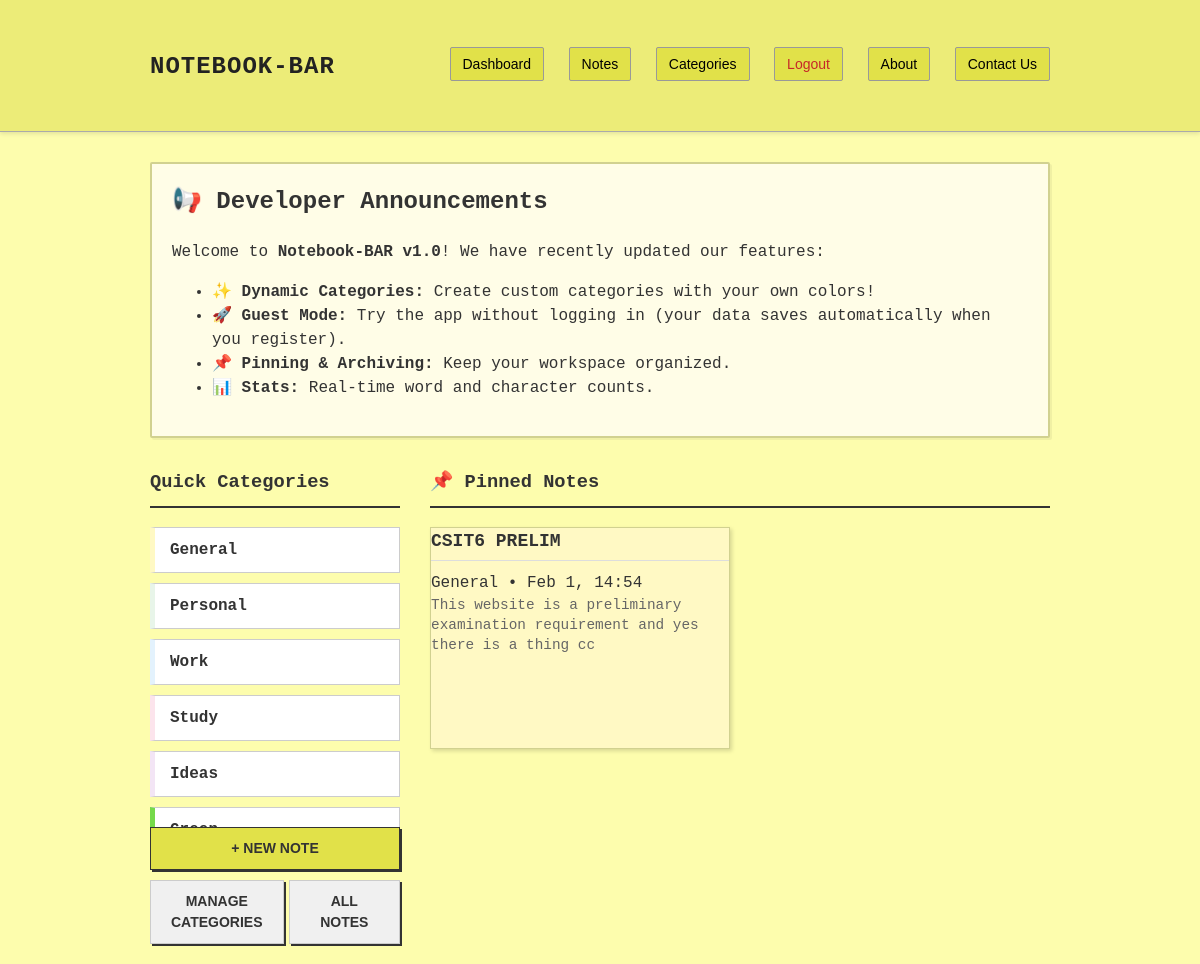
The page /dashboard.php (signed in) on the database as committed earlier.
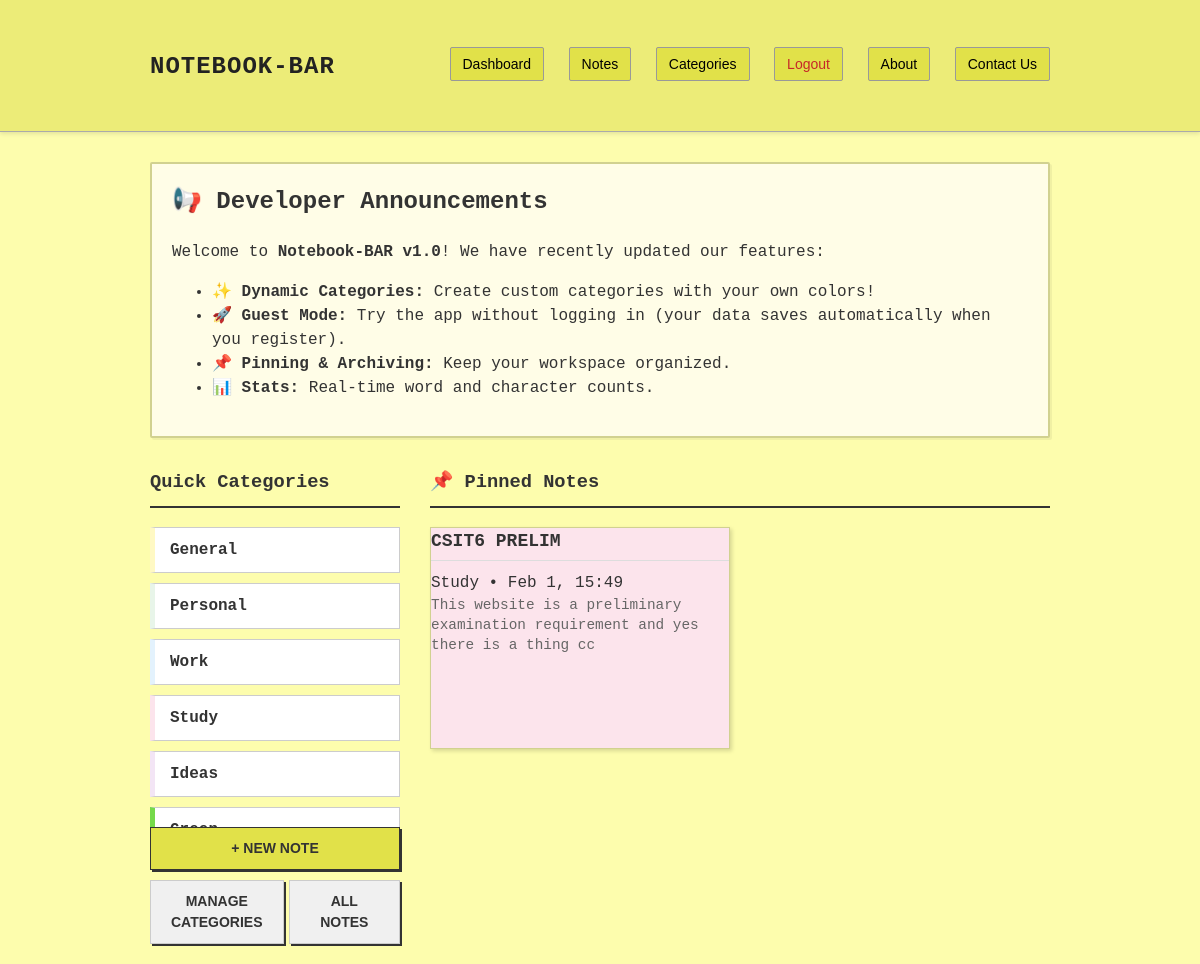
The same page on the database as committed later.
### tables this page shows
CREATE TABLE `categories` (
  `id` int(11) NOT NULL,
  `user_id` int(11) DEFAULT 0,
  `name` varchar(100) NOT NULL,
  `color` varchar(50) DEFAULT '#ffffff'
);

CREATE TABLE `pages` (
  `id` int(11) NOT NULL,
  `note_id` int(11) NOT NULL,
  `page_number` int(11) DEFAULT 1,
  `text` longtext DEFAULT NULL
);

CREATE TABLE `notes` (
  `id` int(11) NOT NULL,
  `user_id` int(11) DEFAULT 0,
  `title` varchar(255) NOT NULL,
  `color` int(11) DEFAULT 0,
  `date_created` datetime DEFAULT current_timestamp(),
  `date_last` datetime DEFAULT current_timestamp() ON UPDATE current_timestamp(),
  `is_pinned` tinyint(1) DEFAULT 0,
  `is_archived` tinyint(1) DEFAULT 0,
  `category_id` int(11) DEFAULT NULL
);

### includes/data_access.php (called while the page is built, shortened)
<?php
require_once 'db.php';
function is_logged_in()
{
    return isset($_SESSION['user_id']) && $_SESSION['user_id'] > 0;
}
function get_current_user_id()
{
    return isset($_SESSION['user_id']) ? $_SESSION['user_id'] : 0;
}
function get_notes($filters = [])
{
    global $conn;
    $uid = get_current_user_id();
    $notes = [];
    $archived = isset($filters['archived']) ? intval($filters['archived']) : 0;
    $category = isset($filters['category']) ? $filters['category'] : null;
    $search = isset($filters['search']) ? trim($filters['search']) : null;
    if (is_logged_in()) {
        $sql = "SELECT n.*, p.text, c.name as category_name, c.color as category_color
                FROM notes n
                LEFT JOIN pages p ON n.id = p.note_id AND p.page_number = 1
                LEFT JOIN categories c ON n.category_id = c.id
                WHERE n.user_id = $uid AND n.is_archived = $archived";
        $sql .= " ORDER BY n.is_pinned DESC, n.date_last DESC";
        $result = mysqli_query($conn, $sql);
        while ($row = mysqli_fetch_assoc($result)) {
            $row['category'] = $row['category_name'] ? $row['category_name'] : 'General';
            $notes[] = $row;
        }
    }
    return $notes;
}
function get_categories()
{
    global $conn;
    $uid = get_current_user_id();
    $categories = [];
    if (is_logged_in()) {
        $sql = "SELECT * FROM categories WHERE user_id = 0 OR user_id = $uid ORDER BY user_id ASC, id ASC";
        $result = mysqli_query($conn, $sql);
        while ($row = mysqli_fetch_assoc($result)) {
            $categories[] = $row;
        }
    }
    return $categories;
}
?>

### dashboard.php (the view, shortened to what this page needs)
<?php
include 'includes/data_access.php';
?>
<!DOCTYPE html>
<html>
<head>
    <link rel="stylesheet" href="css/style.css?v=<?php echo time(); ?>">
</head>
<body>
    <header>
        <div class="header-inner">
            <h1><a href="dashboard.php">Notebook-BAR</a></h1>
            <nav>
                <a href="dashboard.php">Dashboard</a>
                <a href="index.php">Notes</a>
                <a href="categories.php">Categories</a>
                <?php if (is_logged_in()): ?>
                    <a href="logout.php" style="color: #c62828;">Logout</a>
                <?php else: ?>
                    <a href="login.php" style="color: #2e7d32;">Login</a>
                <?php endif; ?>
                <a href="about.php">About</a>
                <a href="contact.php">Contact Us</a>
            </nav>
        </div>
    </header>
    <div class="container">
        <div class="dashboard-section announcement-box">
            <h2>📢 Developer Announcements</h2>
            <p>Welcome to <strong>Notebook-BAR v1.0</strong>! We have recently updated our features:</p>
            <ul>
                <li>✨ <strong>Dynamic Categories:</strong> Create custom categories with your own colors!</li>
                <li>🚀 <strong>Guest Mode:</strong> Try the app without logging in (your data saves automatically when
                    you register).</li>
                <li>📌 <strong>Pinning & Archiving:</strong> Keep your workspace organized.</li>
                <li>📊 <strong>Stats:</strong> Real-time word and character counts.</li>
            </ul>
        </div>
        <div class="dashboard-grid-layout">
            <div class="dashboard-sidebar">
                <h3>Quick Categories</h3>
                <div class="category-list" style="max-height: 300px; overflow-y: auto;">
                    <?php
                    $quick_cats = get_categories();
                    foreach ($quick_cats as $c) {
                        $cname = htmlspecialchars($c['name']);
                        $ccolor = htmlspecialchars($c['color']);
                        echo "<a href='index.php?cat={$c['id']}' class='cat-btn' style='border-left: 5px solid $ccolor;'>$cname</a>";
                    }
                    ?>
                </div>
                <div style="display: flex; flex-direction: column; gap: 10px; margin-bottom: 20px;">
                    <a href="notepad.php" class="btn btn-primary" style="text-decoration: none; text-align: center;">+
                        New Note</a>
                    <div style="display: flex; gap: 5px;">
                        <a href="categories.php" class="btn btn-secondary"
                            style="border: 1px solid #ccc; flex: 1; text-decoration: none; text-align: center;">Manage
                            Categories</a>
                        <a href="index.php" class="btn btn-secondary"
                            style="text-decoration: none; text-align: center; flex: 1; border: 1px solid #ccc;">All
                            Notes</a>
                    </div>
                </div>
            </div>
            <div class="dashboard-main">
                <h3>📌 Pinned Notes</h3>
                <div class="note-grid">
                    <div class="note-grid">
                        <?php
                        $all_cats = get_categories();
                        $cat_colors = [];
                        foreach ($all_cats as $c) {
                            $cat_colors[$c['name']] = $c['color'];
                        }
                        $filters = ['archived' => 0];
                        $all_notes = get_notes($filters);
                        $pinned_notes = [];
                        foreach ($all_notes as $n) {
                            if ($n['is_pinned'] == 1) {
                                $pinned_notes[] = $n;
                            }
                        }
                        if (count($pinned_notes) > 0) {
                            foreach ($pinned_notes as $row) {
                                $nid = $row['id'];
                                $dtitle = htmlspecialchars($row['title']);
                                $dcat = htmlspecialchars($row['category']);
                                $ddatl = date("M j, H:i", strtotime($row['date_last']));
                                $bg_color = isset($cat_colors[$dcat]) ? $cat_colors[$dcat] : '#ffffff';
                                $raw_text = $row['text'] ?? '';
                                $raw_text = str_replace('<li>', ' &bull; ', $raw_text);
                                $raw_text = str_replace(['</p>', '</div>', '<br>', '<br/>'], ' ', $raw_text);
                                $clean_text = strip_tags($raw_text, '<b><i><u><strong><em>');
                                $dtxt = $clean_text;
                                echo "<a href='notepad.php?id=$nid' class='note-card' style='background-color: $bg_color;'>";
                                echo "<div class='note-title'>$dtitle</div>";
                                echo "<div class='note-meta'>$dcat &bull; $ddatl</div>";
                                echo "<div class='note-preview'>$dtxt</div>";
                                echo "</a>";
                            }
                        } else {
                            echo "<div style='color: #777; font-style: italic;'>No pinned notes yet. Pin a note to see it here!</div>";
                        }
                        ?>
                    </div>
                </div>
            </div>
        </div>
</body>
</html>

### css/style.css (style rules this page uses)
:root { --bg-color: #fdfdad; --header-bg: #ecec78; --nav-bg: #e1e149; --card-bg: #fffde7; --text-primary: #333; --text-secondary: #555; --border-color: #d1d190; --shadow: 2px 2px 4px rgba(0, 0, 0, 0.15); }
body { background-color: var(--bg-color); margin: 0; padding: 0; font-family: 'Courier New', Courier, monospace; color: var(--text-primary); line-height: 1.5; }
a { text-decoration: none; color: inherit; }
header { background-color: var(--header-bg); border-bottom: 1px solid #aaa; padding: 20px 0; box-shadow: 0 2px 4px rgba(0, 0, 0, 0.1); margin-bottom: 30px; }
.header-inner { max-width: 900px; margin: 0 auto; padding: 0 20px; display: flex; justify-content: space-between; align-items: center; }
header h1 a { font-size: 24px; font-weight: bold; color: #222; text-transform: uppercase; letter-spacing: 1px; }
header nav a { font-family: Arial, sans-serif; font-size: 14px; margin-left: 15px; padding: 8px 12px; background-color: var(--nav-bg); border: 1px solid #999; border-radius: 2px; color: #000; }
.container { max-width: 900px; margin: 0 auto; padding: 0 20px; }
.note-grid { display: grid; grid-template-columns: repeat(auto-fill, minmax(280px, 1fr)); gap: 20px; padding-bottom: 50px; }
a.note-card { display: flex; flex-direction: column; background-color: #fdfdad; border: 1px solid var(--border-color); min-height: 220px; max-height: 400px; padding: 0; box-shadow: var(--shadow); transition: transform 0.2s; color: #333 !important; text-decoration: none !important; position: relative; }
.note-title { font-weight: bold; font-size: 18px; border-bottom: 1px solid #ddd; margin-bottom: 10px; padding-bottom: 5px; }
.note-preview { font-size: 0.9rem; color: #666; margin-bottom: 10px; flex-grow: 1; line-height: 1.4; display: -webkit-box; -webkit-line-clamp: 10; -webkit-box-orient: vertical; overflow: hidden; text-overflow: ellipsis; }
.btn { font-family: Arial, sans-serif; font-weight: bold; padding: 10px 20px; cursor: pointer; border: 1px solid #333; background: #fff; text-transform: uppercase; font-size: 14px; box-shadow: 2px 2px 0 #333; transition: all 0.1s; }
.btn-primary { background-color: var(--nav-bg); }
.btn-secondary { background-color: #f0f0f0; display: inline-block; }
.dashboard-section { background: #fff; border: 1px solid #aaa; padding: 20px; margin-bottom: 30px; border-radius: 2px; box-shadow: 2px 2px 0 rgba(0, 0, 0, 0.05); }
.announcement-box { background: #fffde7; border: 2px solid #d1d190; }
.announcement-box h2 { margin-top: 0; font-size: 1.5rem; }
.dashboard-grid-layout { display: grid; grid-template-columns: 250px 1fr; gap: 30px; }
.dashboard-sidebar h3, .dashboard-main h3 { border-bottom: 2px solid #333; padding-bottom: 10px; margin-top: 0; }
.category-list { display: flex; flex-direction: column; gap: 10px; overflow-x: hidden; }
.cat-btn { display: block; padding: 10px 15px; background: #fff; border: 1px solid #ccc; color: #333; font-weight: bold; text-decoration: none; transition: all 0.2s; border-left: 4px solid var(--nav-bg); }

Rows that differ between the two databases and show on the page:
no longer on this page (row unchanged): pages: note.title "CSIT6 PRELIM", dcat "General", note.date_last "Feb 1, 14:54", text "This website is a preliminary examination requirement and yes there is a thing cc"
now on this page (row edited): notes: title "CSIT6 PRELIM", category.name "Study", date_last "Feb 1, 15:49", pages.text "This website is a preliminary examination requirement and yes there is a thing cc"
